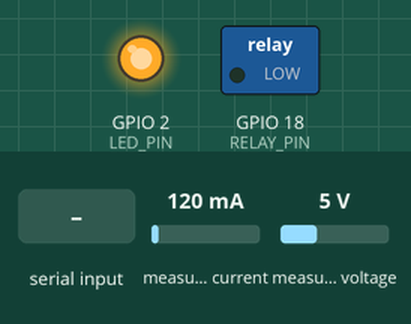
Recording of a sketch running on a simulated ESP32. On the bench: switched loads named in the sketch (green lamp = pin HIGH), output pins drawn as LEDs (lit = HIGH). Dashed ring = blinking. The test bench sets the inputs (shaded band); at power-on: measured current 120 mA, measured voltage 5 V. WiFi joins after 1.5 s; servers stay silent unless stated; uploads are accepted with an empty reply; what the sketch prints to the serial monitor is not drawn.

Above: at 4.7 s.
4.8 s: "ON\n" received over Serial
At 4.88 s:
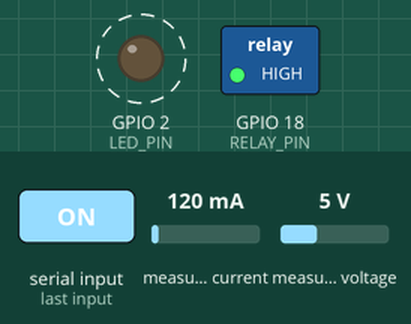
At 6.4 s:
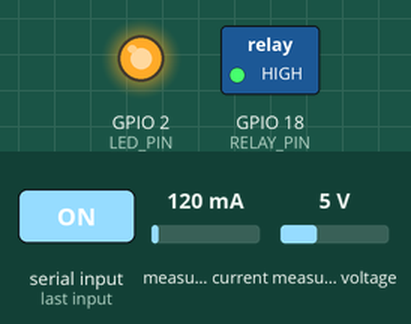
6.7 s: "OFF\n" received over Serial
At 6.85 s:
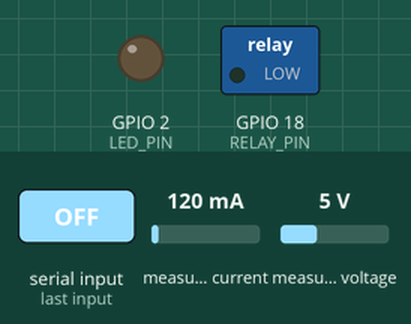
Timing chart, 0 to 31.7 s (numbered marks = the images above; inputs shaded):
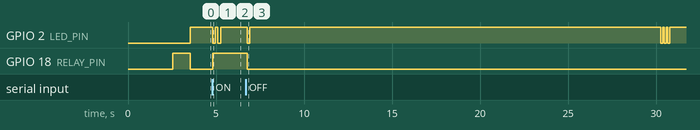

Measured:
- after the input at 4.8 s, GPIO 2 (LED_PIN): alternates HIGH for 0.15 s and LOW for 0.15 s, 4 changes in all, then stays HIGH, starting at once; GPIO 18 (RELAY_PIN): LOW → HIGH at once
- after the input at 6.7 s, GPIO 18 (RELAY_PIN): HIGH → LOW after 0.08 s

The sketch:

wattmate_esp32_pzem_relay.ino
```cpp
/*
 * WattMate ESP32 - PZEM + Relay Version
 *
 * Hardware yang didukung:
 * - ESP32 Development Board (any variant)
 * - PZEM-004T V3.0 Energy Meter Module
 * - Relay 1 Channel Module (3.3V/5V compatible)
 *
 * Features:
 * - Real-time electricity monitoring (V, A, W, kWh, PF, Hz)
 * - Remote relay control via Serial commands
 * - Auto safety protection (overvoltage, overcurrent, overpower)
 * - WiFi connectivity + API integration
 * - Serial commands: ON, OFF, STATUS, RESET, HELP
 *
 * Wiring:
 * ESP32 5V    → PZEM VCC, Relay VCC
 * ESP32 GND   → PZEM GND, Relay GND
 * ESP32 GPIO16→ PZEM RX
 * ESP32 GPIO17→ PZEM TX
 * ESP32 GPIO18→ Relay IN
 * ESP32 GPIO2 → Built-in LED (status)
 *
 * SAFETY WARNING: 220V AC is dangerous! Test with low voltage first.
 */

#include <WiFi.h>
#include <HTTPClient.h>
#include <ArduinoJson.h>
#include <PZEM004Tv30.h>

// ===========================
// KONFIGURASI WIFI & API
// ===========================
const char* ssid = "YOUR_WIFI_SSID";
const char* password = "YOUR_WIFI_PASSWORD";
const char* apiUrl = "http://192.168.1.100:3001/api/monitoring/data";
const char* deviceSerial = "WATT001"; // Ganti dengan serial device Anda

// ===========================
// KONFIGURASI PIN
// ===========================
#define PZEM_RX_PIN 16    // RX pin untuk PZEM
#define PZEM_TX_PIN 17    // TX pin untuk PZEM
#define RELAY_PIN 18      // Pin control relay
#define LED_PIN 2         // Built-in LED ESP32

// ===========================
// KONFIGURASI SAFETY
// ===========================
const float MAX_VOLTAGE = 250.0;     // Voltage maksimal (V)
const float MAX_CURRENT = 20.0;      // Current maksimal (A)
const float MAX_POWER = 4000.0;      // Power maksimal (W)
const float MIN_VOLTAGE = 180.0;     // Voltage minimal (V)

// ===========================
// INISIALISASI
// ===========================
PZEM004Tv30 pzem(Serial2, PZEM_RX_PIN, PZEM_TX_PIN);

// ===========================
// VARIABEL GLOBAL
// ===========================
unsigned long lastSensorRead = 0;
unsigned long lastAPICall = 0;
const unsigned long SENSOR_INTERVAL = 2000;  // Baca sensor setiap 2 detik
const unsigned long API_INTERVAL = 30000;    // Kirim ke API setiap 30 detik

bool relayState = false;
bool safetyTripped = false;
int consecutiveErrors = 0;

struct ElectricityData {
  float voltage;
  float current;
  float power;
  float energy;
  float powerFactor;
  float frequency;
  bool isValid;
  unsigned long timestamp;
};

ElectricityData currentData;

void setup() {
  Serial.begin(115200);
  Serial.println("\n=== WattMate ESP32 - PZEM + Relay ===");

  // Setup pins
  pinMode(LED_PIN, OUTPUT);
  pinMode(RELAY_PIN, OUTPUT);

  // Initial state - relay OFF untuk safety
  digitalWrite(RELAY_PIN, LOW);
  digitalWrite(LED_PIN, LOW);
  relayState = false;

  // Setup WiFi
  setupWiFi();

  // Setup PZEM
  setupPZEM();

  // Test relay
  testRelay();

  Serial.println("=== Setup Completed ===");
  Serial.println("Commands via Serial:");
  Serial.println("'ON' - Turn relay ON");
  Serial.println("'OFF' - Turn relay OFF");
  Serial.println("'STATUS' - Show status");
  Serial.println("'RESET' - Reset safety trip");

  digitalWrite(LED_PIN, HIGH); // Ready indicator
}

void loop() {
  // Cek koneksi WiFi
  if (WiFi.status() != WL_CONNECTED) {
    Serial.println("WiFi disconnected, reconnecting...");
    setupWiFi();
    return;
  }

  // Baca sensor setiap SENSOR_INTERVAL
  if (millis() - lastSensorRead >= SENSOR_INTERVAL) {
    readSensors();
    checkSafety();
    lastSensorRead = millis();
  }

  // Kirim data ke API setiap API_INTERVAL
  if (millis() - lastAPICall >= API_INTERVAL && currentData.isValid) {
    sendDataToAPI();
    lastAPICall = millis();
  }

  // Handle serial commands
  handleSerialCommands();

  delay(100);
}

void setupWiFi() {
  WiFi.begin(ssid, password);
  Serial.print("Connecting to WiFi");

  while (WiFi.status() != WL_CONNECTED) {
    delay(500);
    Serial.print(".");
  }

  Serial.println();
  Serial.println("✅ WiFi connected!");
  Serial.print("📡 IP address: ");
  Serial.println(WiFi.localIP());
  Serial.print("📶 Signal strength: ");
  Serial.print(WiFi.RSSI());
  Serial.println(" dBm");
}

void setupPZEM() {
  Serial.println("🔌 Initializing PZEM-004T...");

  // Test komunikasi dengan PZEM
  delay(1000);
  float testVoltage = pzem.voltage();

  if (!isnan(testVoltage) && testVoltage > 0) {
    Serial.println("✅ PZEM-004T detected and working");
    Serial.printf("📊 Current voltage: %.2f V\n", testVoltage);
  } else {
    Serial.println("❌ PZEM-004T not responding - check wiring!");
    Serial.println("🔧 Wiring should be:");
    Serial.println("   ESP32 GPIO16 → PZEM RX");
    Serial.println("   ESP32 GPIO17 → PZEM TX");
    Serial.println("   ESP32 GND → PZEM GND");
    Serial.println("   ESP32 3.3V → PZEM VCC");
  }
}

void testRelay() {
  Serial.println("🔧 Testing relay...");

  // Test relay ON
  digitalWrite(RELAY_PIN, HIGH);
  Serial.println("📤 Relay ON");
  delay(1000);

  // Test relay OFF
  digitalWrite(RELAY_PIN, LOW);
  Serial.println("📥 Relay OFF");
  relayState = false;

  Serial.println("✅ Relay test completed");
}

void readSensors() {
  // Baca data dari PZEM-004T
  float voltage = pzem.voltage();
  float current = pzem.current();
  float power = pzem.power();
  float energy = pzem.energy();
  float frequency = pzem.frequency();
  float powerFactor = pzem.pf();

  // Validasi data
  if (!isnan(voltage) && !isnan(current) && !isnan(power) && !isnan(energy)) {
    currentData.voltage = voltage;
    currentData.current = current;
    currentData.power = power;
    currentData.energy = energy;
    currentData.frequency = isnan(frequency) ? 50.0 : frequency;
    currentData.powerFactor = isnan(powerFactor) ? 1.0 : powerFactor;
    currentData.isValid = true;
    currentData.timestamp = millis();
    consecutiveErrors = 0;

    // Print setiap 10 kali baca (setiap 20 detik)
    static int printCounter = 0;
    if (++printCounter >= 10) {
      printSensorData();
      printCounter = 0;
    }
  } else {
    currentData.isValid = false;
    consecutiveErrors++;

    if (consecutiveErrors >= 5) {
      Serial.println("❌ Multiple PZEM read errors - check connection!");
      consecutiveErrors = 0;
    }
  }
}

void printSensorData() {
  Serial.println("\n📊 === Current Readings ===");
  Serial.printf("⚡ Voltage: %.2f V\n", currentData.voltage);
  Serial.printf("🔌 Current: %.3f A\n", currentData.current);
  Serial.printf("💡 Power: %.2f W\n", currentData.power);
  Serial.printf("⚖️ Energy: %.4f kWh\n", currentData.energy);
  Serial.printf("🌊 Frequency: %.2f Hz\n", currentData.frequency);
  Serial.printf("📐 Power Factor: %.3f\n", currentData.powerFactor);
  Serial.printf("🔗 Relay: %s\n", relayState ? "ON" : "OFF");
  Serial.printf("🛡️ Safety: %s\n", safetyTripped ? "TRIPPED" : "OK");
  Serial.println("========================");
}

void checkSafety() {
  if (!currentData.isValid || safetyTripped) return;

  bool shouldTrip = false;
  String reason = "";

  // Cek overvoltage
  if (currentData.voltage > MAX_VOLTAGE) {
    shouldTrip = true;
    reason = "OVERVOLTAGE: " + String(currentData.voltage) + "V > " + String(MAX_VOLTAGE) + "V";
  }
  // Cek undervoltage
  else if (currentData.voltage < MIN_VOLTAGE) {
    shouldTrip = true;
    reason = "UNDERVOLTAGE: " + String(currentData.voltage) + "V < " + String(MIN_VOLTAGE) + "V";
  }
  // Cek overcurrent
  else if (currentData.current > MAX_CURRENT) {
    shouldTrip = true;
    reason = "OVERCURRENT: " + String(currentData.current) + "A > " + String(MAX_CURRENT) + "A";
  }
  // Cek overpower
  else if (currentData.power > MAX_POWER) {
    shouldTrip = true;
    reason = "OVERPOWER: " + String(currentData.power) + "W > " + String(MAX_POWER) + "W";
  }

  if (shouldTrip) {
    tripSafety(reason);
  }
}

void tripSafety(String reason) {
  Serial.println("\n🚨 === SAFETY TRIP ===");
  Serial.println("⚠️ Reason: " + reason);
  Serial.println("📥 Turning OFF relay for safety");

  // Turn OFF relay immediately
  setRelay(false);
  safetyTripped = true;

  // Blink LED untuk warning
  for (int i = 0; i < 10; i++) {
    digitalWrite(LED_PIN, LOW);
    delay(100);
    digitalWrite(LED_PIN, HIGH);
    delay(100);
  }

  Serial.println("🔧 Use 'RESET' command to clear safety trip");
  Serial.println("==================");
}

void setRelay(bool state) {
  if (safetyTripped && state) {
    Serial.println("❌ Cannot turn ON relay - safety tripped!");
    return;
  }

  digitalWrite(RELAY_PIN, state ? HIGH : LOW);
  relayState = state;

  Serial.printf("🔗 Relay %s\n", state ? "ON" : "OFF");

  // Blink LED untuk feedback
  for (int i = 0; i < (state ? 2 : 1); i++) {
    digitalWrite(LED_PIN, LOW);
    delay(150);
    digitalWrite(LED_PIN, HIGH);
    delay(150);
  }
}

void sendDataToAPI() {
  if (!currentData.isValid) {
    Serial.println("⚠️ No valid data to send");
    return;
  }

  Serial.println("\n📡 Sending data to API...");

  HTTPClient http;
  String url = String(apiUrl) + "/" + String(deviceSerial);

  http.begin(url);
  http.addHeader("Content-Type", "application/json");
  http.setTimeout(10000); // 10 detik timeout

  // Buat JSON payload
  DynamicJsonDocument doc(512);
  doc["voltage"] = roundToDecimal(currentData.voltage, 2);
  doc["current_ampere"] = roundToDecimal(currentData.current, 3);
  doc["power_watts"] = roundToDecimal(currentData.power, 2);
  doc["energy_kwh"] = roundToDecimal(currentData.energy, 4);
  doc["power_factor"] = roundToDecimal(currentData.powerFactor, 3);
  doc["frequency"] = roundToDecimal(currentData.frequency, 2);
  doc["temperature"] = 25.0; // Default temperature

  // Tambahan info relay dan safety
  doc["relay_state"] = relayState;
  doc["safety_status"] = safetyTripped ? "TRIPPED" : "OK";

  String jsonString;
  serializeJson(doc, jsonString);

  // Kirim POST request
  int httpResponseCode = http.POST(jsonString);
  String response = http.getString();

  if (httpResponseCode == 201) {
    Serial.println("✅ Data sent successfully!");

    // Parse response untuk cek command dari server
    DynamicJsonDocument responseDoc(1024);
    deserializeJson(responseDoc, response);

    // Blink LED untuk sukses
    digitalWrite(LED_PIN, LOW);
    delay(100);
    digitalWrite(LED_PIN, HIGH);

  } else {
    Serial.printf("❌ Failed to send data - HTTP %d\n", httpResponseCode);
    Serial.println("Response: " + response);

    // Blink LED untuk error
    for (int i = 0; i < 3; i++) {
      digitalWrite(LED_PIN, LOW);
      delay(100);
      digitalWrite(LED_PIN, HIGH);
      delay(100);
    }
  }

  http.end();
}

void handleSerialCommands() {
  if (Serial.available()) {
    String command = Serial.readStringUntil('\n');
    command.trim();
    command.toUpperCase();

    if (command == "ON") {
      setRelay(true);
    }
    else if (command == "OFF") {
      setRelay(false);
    }
    else if (command == "STATUS") {
      printStatus();
    }
    else if (command == "RESET") {
      resetSafety();
    }
    else if (command == "HELP") {
      printHelp();
    }
    else {
      Serial.println("❌ Unknown command: " + command);
      Serial.println("Type 'HELP' for available commands");
    }
  }
}

void printStatus() {
  Serial.println("\n📋 === Device Status ===");
  Serial.printf("📡 WiFi: %s (IP: %s)\n",
    WiFi.status() == WL_CONNECTED ? "Connected" : "Disconnected",
    WiFi.localIP().toString().c_str());
  Serial.printf("🔗 Relay: %s\n", relayState ? "ON" : "OFF");
  Serial.printf("🛡️ Safety: %s\n", safetyTripped ? "TRIPPED" : "OK");
  Serial.printf("📊 Data: %s\n", currentData.isValid ? "Valid" : "Invalid");
  Serial.printf("⏱️ Uptime: %lu ms\n", millis());
  Serial.printf("💾 Free Heap: %d bytes\n", ESP.getFreeHeap());

  if (currentData.isValid) {
    Serial.printf("⚡ Last Reading: %.2fV, %.3fA, %.2fW\n",
      currentData.voltage, currentData.current, currentData.power);
  }
  Serial.println("=====================");
}

void resetSafety() {
  safetyTripped = false;
  Serial.println("✅ Safety trip reset");
  Serial.println("🔧 Relay can now be controlled again");
}

void printHelp() {
  Serial.println("\n📖 === Available Commands ===");
  Serial.println("ON      - Turn relay ON");
  Serial.println("OFF     - Turn relay OFF");
  Serial.println("STATUS  - Show device status");
  Serial.println("RESET   - Reset safety trip");
  Serial.println("HELP    - Show this help");
  Serial.println("============================");
}

float roundToDecimal(float value, int decimals) {
  float multiplier = pow(10.0, decimals);
  return round(value * multiplier) / multiplier;
}
```
